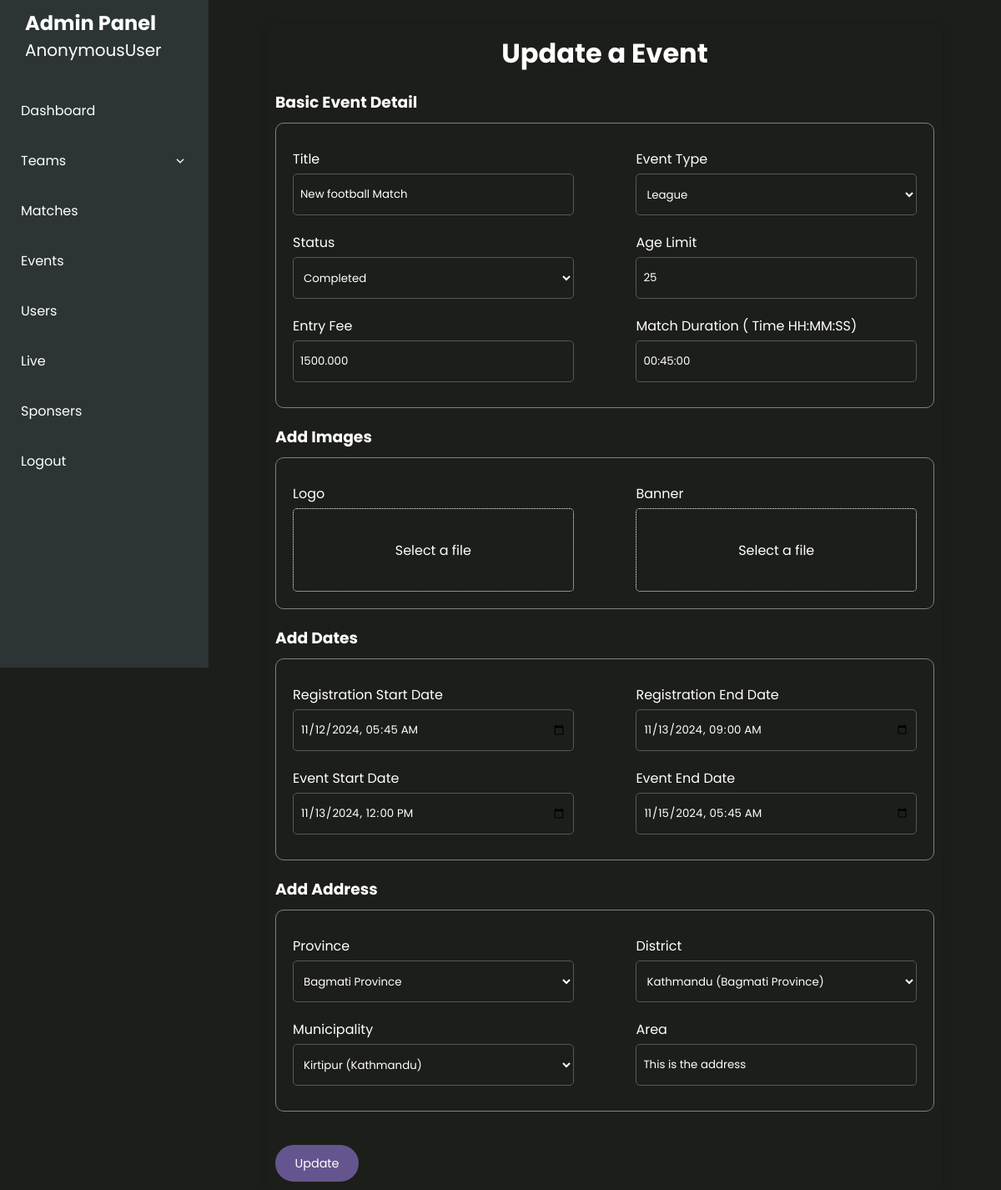
The app's page /edit-event/1/, older data.
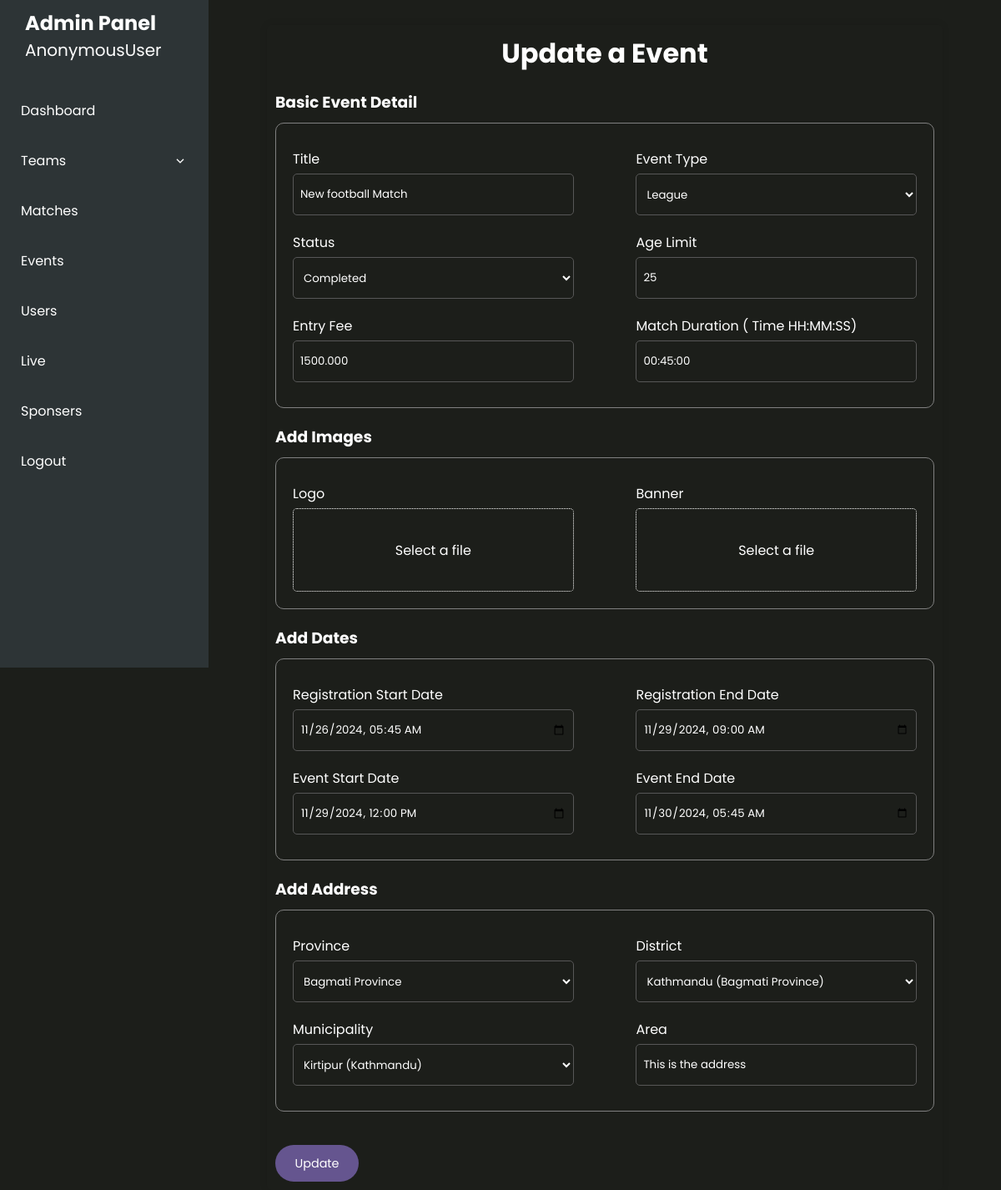
The same page, newer data.
### sportsApp/models.py (models this page shows, shortened)
class Event(models.Model):
    title = models.CharField(max_length=255)
    event_type = models.CharField(max_length=20,choices=constants.EVENT_TYPE.choices,default=constants.EVENT_TYPE.KNOCKOUT)
    status = models.CharField(max_length=20,choices=constants.EventStatus.choices,default=constants.EventStatus.INITIATED)
    banner = models.ImageField(upload_to='images/events/',blank=True,null=True)
    logo = models.ImageField(upload_to='images/events/',blank=True,null=True)
    event_organizer = models.ForeignKey(EventOrganizer,on_delete=models.CASCADE,blank=True,null=True,related_name='events')
    event_age_limit = models.PositiveIntegerField()
    is_verified = models.BooleanField(default=False)
    entry_fee = models.DecimalField(max_digits=10000,decimal_places=3)
    registration_start_date = models.DateTimeField()
    registration_end_date = models.DateTimeField()
    event_start_date = models.DateTimeField(blank=True,null=True)
    event_end_date = models.DateTimeField(blank=True,null=True)
    match_duration = models.DurationField(blank=True,null=True)
    province = models.ForeignKey(Province, on_delete=models.SET_NULL,null=True)
    district = models.ForeignKey(District, on_delete=models.SET_NULL,null=True)
    municipality = models.ForeignKey(Municipality, on_delete=models.SET_NULL,null=True)
    area = models.CharField(max_length=255)
    created_at = models.DateField(auto_now_add=True)
    updated_at = models.DateField(auto_now=True)

### sportsApp/views.py (the view)
# urls.py: path('edit-event/<int:event_id>/',views.edit_event_view,name='edit-event'),
def edit_event_view(request, event_id):
    event = get_object_or_404(Event, id=event_id)
    if request.method == 'POST':
        form = EventForm(request.POST, request.FILES, instance=event)
        if form.is_valid():
            form.save()  # Save the updated event
            messages.success(request,"Event Updated successfully")
            return redirect('event')  # Redirect to the event list or any other page after saving
        else:
            messages.error(request,'Event Not Updated updated')
    else:
        form = EventForm(instance=event)  # Prepopulate form with the existing event data
    return render(request, 'event/create_event.html', {'form': form,'update':True})

### sportsApp/forms.py (shortened to what this page needs)
class EventForm(AddressMixin,forms.ModelForm):
    class Meta:
        model = Event
        fields = [
            'title', 'event_type', 'status', 'banner', 'logo', 'event_organizer',
            'event_age_limit', 'is_verified', 'entry_fee', 'registration_start_date',
            'registration_end_date', 'event_start_date', 'event_end_date',
            'match_duration','province','district','municipality','area',
        ]
        widgets = {
            'registration_start_date': forms.DateTimeInput(attrs={'type': 'datetime-local'}),
            'registration_end_date': forms.DateTimeInput(attrs={'type': 'datetime-local'}),
            'event_start_date': forms.DateTimeInput(attrs={'type': 'datetime-local'}),
            'event_end_date': forms.DateTimeInput(attrs={'type': 'datetime-local'}),
            'match_duration': forms.TextInput(attrs={'placeholder': 'HH:MM:SS'}),
        }

### address/models.py (called while the page is built)
    def __str__(self):
        return self.name

    def __str__(self):
        return f'{self.name} ({self.province.name if self.province else "No Province"})'

    def __str__(self):
        return f'{self.name} ({self.district.name if self.district else "No District"})'

### sportsApp/templates/event/create_event.html (shortened to what this page needs)
{% extends 'event/event_index.html' %}
{% block content %}
{% load static %}
<div class="main_team_request_container create_event mt-10">
    <div class="basic-form">
        <div class="form-container">
            <h2>{% if update %}Update {% else%} Create{% endif %} a Event</h2>
            <form action="" method="post" enctype="multipart/form-data">
                <h3>Basic Event Detail</h3>
                <div class="form-seperation-box mt-10 flex basic_data">
                    <div class="form-control">
                        <label for="name">Title</label>
                        {{form.title}}
                    </div>
                    <div class="form-control">
                        <label for="event_type">Event Type</label>
                        {{form.event_type}}
                    </div>
                    <div class="form-control">
                        <label for="status">Status</label>
                        {{form.status}}
                    </div>
                    <div class="form-control">
                        <label for="address">Age Limit</label>
                        {{form.event_age_limit}}
                    </div>
                    <div class="form-control">
                        <label for="address">Entry Fee</label>
                        {{form.entry_fee}}
                    </div>
                    <div class="form-control">
                        <label for="address">Match Duration ( Time HH:MM:SS) </label>
                        {{form.match_duration}}
                    </div>
                </div>
                <h3>Add Images</h3>
                <div class="form-seperation-box mt-10 flex image_box">
                    <div class="form-control">
                        <label for="logo">Logo</label>
                    <div class="button-wrap">
                    </div>
                    </div>
                    <div class="form-control">
                        <label for="banner">Banner</label>
                    <div class="button-wrap">
                    </div>
                    </div>
                </div>
                <h3>Add Dates</h3>
                <div class="form-seperation-box mt-10 flex add_dates">
                    <div class="form-control">
                        <label for="address">Registration Start Date</label>
                        {{form.registration_start_date}}
                    </div>
                    <div class="form-control">
                        <label for="address">Registration End Date</label>
                        {{form.registration_end_date}}
                    </div>
                    <div class="form-control">
                        <label for="address">Event Start Date</label>
                        {{form.event_start_date}}
                    </div>
                    <div class="form-control">
                        <label for="address">Event End Date</label>
                        {{form.event_end_date}}
                    </div>
                </div>
                <h3>Add Address</h3>
                <div class="form-seperation-box flex mt-10 address_box">
                    <div class="form-control">
                        <label for="province">Province</label>
                        {{form.province}}
                    </div>
                    <div class="form-control">
                        <label for="province">District</label>
                        {{form.district}}
                    </div>
                    <div class="form-control">
                        <label for="province">Municipality</label>
                        {{form.municipality}}
                    </div>
                    <div class="form-control">
                        <label for="province">Area</label>
                        {{form.area}}
                    </div>
                </div>
                 <div class="form-control">
                <button type="submit" class="global_btn">{% if update %}Update {% else%} Create{% endif %}</button>
                 </div>
            </form>
        </div>
    </div>
</div>
{% endblock content %}

Row changes from the older to the newer data that the page shows:
changed Event "New football Match": registration_start_date "11/12/2024 05:45" → "11/26/2024 05:45"; registration_end_date "11/13/2024 09:00" → "11/29/2024 09:00"; event_start_date "11/13/2024 12:00" → "11/29/2024 12:00"; event_end_date "11/15/2024 05:45" → "11/30/2024 05:45"
